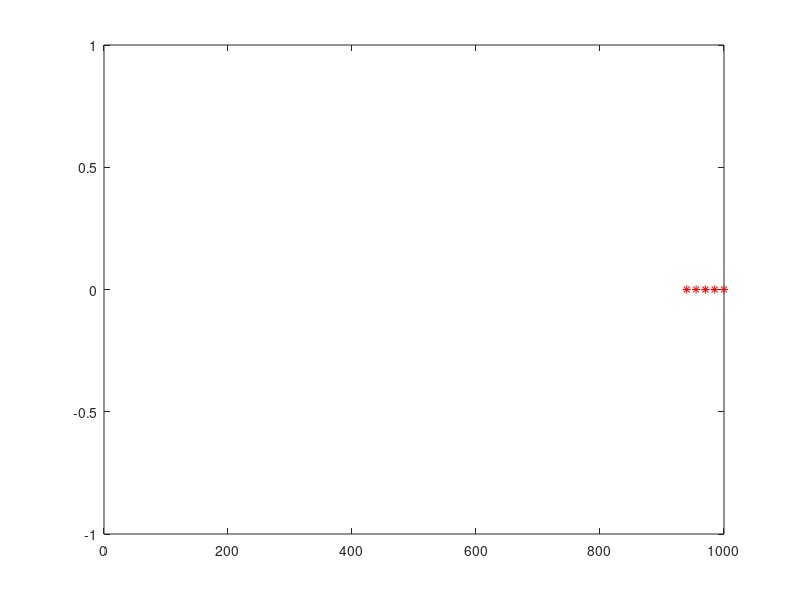

This figure's MATLAB source:
function Labb1()
   m = input("How many cars? ");
   h = input("h? ");
   % Labb1a()
   % Labb1b()
   Labb1c(m ,h)
end

function Labb1a()
    x = -200:400;
    y = arrayfun(@f, x);
    
    plot(x, y)
    xlim([-100, 400])
    ylim([-50, 50])
end

function y = f(x)
    %x
    if x <= 0
        y = 0;
        %"spår 1"
    elseif 0 < x && x < 75
        y = x/3;
       % "spår 2"
    else 
        y = 25;
       % "spår 3"
    end
    
end

function x = Labb1b(m ,h)
  
  x = zeros(m , 41); %placement of cars from 1 to m at time 0 to 40
  y = zeros(m , 41); %speed of cars from 1 to m at time 0 to 40
  t = 1;
  y(m , t) = g();
  t = t+1;
  while t <= 41
    y(m , t) = g();
    x(m , t) = x(m , (t-1)) + h * y(m , t);
    for i = m-1:-1:1
        x(i , t) = x(i , (t-1)) + h * y(i , t-1);
        y(i , t) = f(x(i+1 , t)-x(i , t));
    end
    t = t + 1;
  end  
  y
end

function Labb1c(m ,h)
    x = Labb1b(m ,h)
    for t = 1:41
        plot(x(:,t) , zeros(1,m),'r*');
        axis([0 1000 -1 1])
        drawnow
        pause(h)
    end
end

function y = g()
    y = 5;
end

function eulersMethod(h, high, low, yStart)
    x = low:h:high;
    y = zeroes(size(x));
    
end
